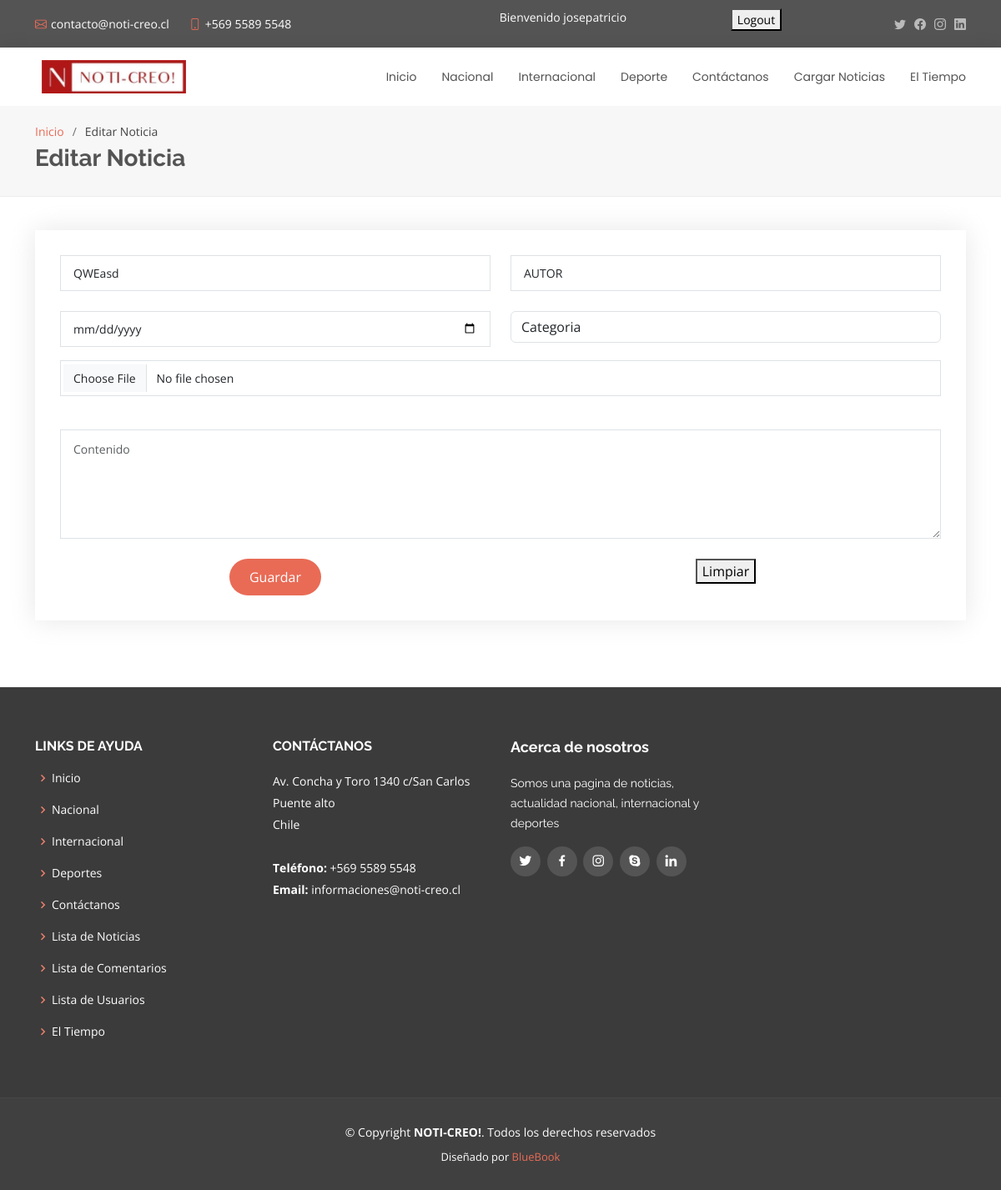
The app's page /editarNoticia/3 (signed in) with its own data.
### core/models.py (models this page shows, shortened)
class Noticia(models.Model):
    TIPO_CATEGORIA = (
        (1, 'Nacional'),
        (2, 'Internacional'),
        (3, 'Deportes')
    )
    titulo = models.CharField(max_length=50)
    autor = models.CharField(max_length=50)
    fechaPubl = models.DateField()
    categoria = models.IntegerField(choices=TIPO_CATEGORIA)
    imagen = models.ImageField(upload_to='media/')
    contenido = models.TextField(max_length=250)

### core/views.py (the view)
# urls.py: path("editarNoticia/<str:pk>", editarNoticia, name="editarNoticia"),
def editarNoticia(request, pk):
    if 'usuario' in request.session:
        usuario = request.session['usuario']
        try:
            noticia = Noticia.objects.get(id=pk)
            context = {
                'noticia' : noticia,
                'usuario': usuario
            }
            return render(request, 'core/editarNoticia.html', context)
        except:
            mensaje = 'Noticia no existe!!!'
            noticias = Noticia.objects.all()
            context = {
                'noticias' : noticias,
                'mensaje' : mensaje,
                'usuario': usuario
            }
            return render(request, 'core/listarNoticia.html', context)
    return HttpResponseRedirect('/accounts/login/')

### core/templates/core/editarNoticia.html (shortened to what this page needs)
{% load static %}
<!DOCTYPE html>
<html lang="en">
<head>
  <link href="{% static 'vendor/animate.css/animate.min.css'%}" rel="stylesheet">
  <link href="{% static 'vendor/bootstrap/css/bootstrap.min.css'%}" rel="stylesheet">
  <link href="{% static 'vendor/bootstrap-icons/bootstrap-icons.css'%}" rel="stylesheet">
  <link href="{% static 'vendor/boxicons/css/boxicons.min.css'%}" rel="stylesheet">
  <link href="{% static 'vendor/glightbox/css/glightbox.min.css'%}" rel="stylesheet">
  <link href="{% static 'vendor/swiper/swiper-bundle.min.css'%}" rel="stylesheet">
  <link href="{% static 'css/style.css'%}" rel="stylesheet">
</head>
<body>
  <section id="topbar" class="d-flex align-items-center">
    <div class="container d-flex justify-content-center justify-content-md-between">
      <div class="contact-info d-flex align-items-center">
        <i class="bi bi-envelope d-flex align-items-center"><a href="https://www.gmail.com/">contacto@noti-creo.cl</a></i>
        <i class="bi bi-phone d-flex align-items-center ms-4"><span>+569 5589 5548</span></i>
      </div>
      <br>
      {% if usuario %}
        <p style="color:white;"> Bienvenido {{ usuario }} </p>
      <form action="{% url 'logout' %}" method="post">
        <button type="submit">Logout</button>
      </form>
      {% endif %}
      <div class="social-links d-none d-md-flex align-items-center">
        <a href="#" class="twitter"><i class="bi bi-twitter"></i></a>
        <a href="#" class="facebook"><i class="bi bi-facebook"></i></a>
        <a href="#" class="instagram"><i class="bi bi-instagram"></i></a>
        <a href="#" class="linkedin"><i class="bi bi-linkedin"></i></a>
      </div>
    </div>
  </section>
  <header id="header" class="d-flex align-items-center">
    <div class="container d-flex justify-content-between align-items-center">
      <div class="logo">
        <h1><img src="{% static 'img/logoNoti.jpeg'%}" alt=""></h1>
      </div>
      <nav id="navbar" class="navbar">
        <ul>
            <li><a href="{% url 'inicio'%}">Inicio</a></li>
            <li><a href="{% url 'nacional'%}">Nacional</a></li>
            <li><a href="{% url 'internacional'%}">Internacional</a></li>
            <li><a href="{% url 'deporte'%}">Deporte</a></li>
            <li><a href="{% url 'contactoForm'%}">Contáctanos</a></li>
            <li><a href="{% url 'cargaNoticia'%}">Cargar Noticias</a></li>
            <li><a href="{% url 'clima'%}">El Tiempo</a></li>
        </ul>
      </nav>
    </div>
  </header>
  <section id="breadcrumbs" class="breadcrumbs">
    <div class="container">
      <ol>
        <li><a href="{% url 'inicio'%}">Inicio</a></li>
        <li>Editar Noticia</li>
      </ol>
      <h2>Editar Noticia</h2>
    </div>
  </section>
  <section id="contact" class="contact">
    <div class="container">
      <div class="row">
        <div class="">
          <form action="/actualizaNoticia" method="POST" enctype="multipart/form-data" role="form" class="php-email-form" data-parsley-validate>
            <div class="row">
              <div class="col-md-6 form-group">
                <input type="text" id="titulo" class="form-control"  name="titulo" placeholder="Titulo" value="{{noticia.titulo}}" required data-parsley-length="[2, 25]">
              </div>
              <div class="col-md-6 form-group">
                <input type="text" id="autor" class="form-control"  name="autor" placeholder="Autor" value="{{noticia.autor}}" required data-parsley-length="[2, 25]">
              </div>
            </div>
            <br>
            <div class="row">
              <div class="col-md-6 form-group">
                <input type="date" name="fecha" class="form-control" id="fecha" min="1920-01-01" max="2024-05-20" placeholder="Tu Teléfono" value="{{noticia.fechaPubl}}" required data-parsley-pattern="^[0-9]+$">
              </div>
              <div class="col-md-6 form-group">
                <select id="categoria" class="form-control" required data-parsley-required>
                  <option selected>Categoria</option>
                </select>
              </div>
            </div>
            <div class="row">
              <div class="form-group mt-3">
                <input type="file" id="image" accept="image/*" class="form-control" name="image" placeholder="Enlaces" required>
              </div>
            </div>
            <br>
            <div class="form-group mt-3">
              <textarea class="form-control" name="contenido" rows="5" placeholder="Contenido" value="{{noticia.autor}}" required data-parsley-length="[50, 250]"></textarea>
            </div>
            <br>
            <div class="row">
              <div class="text-center col-sm-6"><button type="submit">Guardar</button></div>
              <div class="text-center col-sm-6"><button type="reset">Limpiar</button></div>
            </div>
          </form>
        </div>
      </div>
    </div>
  </section>
  <footer id="footer">
    <div class="footer-top">
      <div class="container">
        <div class="row">
          <div class="col-lg-3 col-md-6 footer-links">
            <h4>Links de ayuda</h4>
            <ul>
              <li><i class="bx bx-chevron-right"></i> <a href="{% url 'inicio'%}">Inicio</a></li>
              <li><i class="bx bx-chevron-right"></i> <a href="{% url 'nacional'%}">Nacional</a></li>
              <li><i class="bx bx-chevron-right"></i> <a href="{% url 'internacional'%}">Internacional</a></li>
              <li><i class="bx bx-chevron-right"></i> <a href="{% url 'deporte'%}">Deportes</a></li>
              <li><i class="bx bx-chevron-right"></i> <a href="{% url 'contactoForm'%}">Contáctanos</a></li>
              <li><i class="bx bx-chevron-right"></i> <a href="{% url 'listarNoticia'%}">Lista de Noticias</a></li>
              <li><i class="bx bx-chevron-right"></i> <a href="{% url 'listarComentario'%}">Lista de Comentarios</a></li>
              <li><i class="bx bx-chevron-right"></i> <a href="{% url 'listarUsuario'%}">Lista de Usuarios</a></li>
              <li><i class="bx bx-chevron-right"></i> <a href="{% url 'clima'%}">El Tiempo</a></li>
            </ul>
          </div>
          <div class="col-lg-3 col-md-6 footer-contact">
            <h4>Contáctanos</h4>
            <p>
              Av. Concha y Toro 1340 c/San Carlos
              Puente alto<br>
              Chile <br><br>
              <strong>Teléfono:</strong> +569 5589 5548<br>
              <strong>Email:</strong> informaciones@noti-creo.cl<br>
            </p>
          </div>
          <div class="col-lg-3 col-md-6 footer-info">
            <h3>Acerca de nosotros</h3>
            <p>Somos una pagina de noticias, actualidad nacional, internacional y deportes</p>
            <div class="social-links mt-3">
              <a href="#" class="twitter"><i class="bx bxl-twitter"></i></a>
              <a href="#" class="facebook"><i class="bx bxl-facebook"></i></a>
              <a href="#" class="instagram"><i class="bx bxl-instagram"></i></a>
              <a href="#" class="google-plus"><i class="bx bxl-skype"></i></a>
              <a href="#" class="linkedin"><i class="bx bxl-linkedin"></i></a>
            </div>
          </div>
        </div>
      </div>
    </div>
    <div class="container">
      <div class="copyright">
        &copy; Copyright <strong><span>NOTI-CREO!</span></strong>. Todos los derechos reservados
      </div>
      <div class="credits">
        Diseñado por <a href="https://bootstrapmade.com/">BlueBook</a>
      </div>
    </div>
  </footer>
</body>
</html>

### core/static/css/style.css (style rules this page uses)
body { font-family: "Open Sans", sans-serif; color: #444444; }
a { color: #e96b56; text-decoration: none; }
h1, h2, h3, h4, h5, h6 { font-family: "Raleway", sans-serif; }
#topbar { background: #545454; padding: 10px 0; font-size: 14px; }
#topbar .contact-info i { font-style: normal; color: #e96b56; }
#topbar .contact-info i a, #topbar .contact-info i span { padding-left: 5px; color: #fff; }
#topbar .contact-info i a { line-height: 0; transition: 0.3s; }
#topbar .social-links a { color: #bababa; line-height: 0; transition: 0.3s; margin-left: 10px; }
#header { height: 70px; transition: all 0.5s; z-index: 997; transition: all 0.5s; background: #fff; box-shadow: 0px 0px 20px 0px rgba(0, 0, 0, 0.1); }
#header .logo h1 { font-size: 26px; padding: 0 0 0 8px; margin: 11px 0; line-height: 1; font-weight: 700; letter-spacing: 1px; text-transform: uppercase; font-family: "Poppins", sans-serif; }
#header .logo img { padding: 0; margin: 0; max-height: 40px; }
.navbar { padding: 0; }
.navbar ul { margin: 0; padding: 0; display: flex; list-style: none; align-items: center; }
.navbar li { position: relative; }
.navbar a, .navbar a:focus { display: flex; align-items: center; justify-content: space-between; padding: 10px 0 10px 30px; font-family: "Poppins", sans-serif; font-size: 14px; color: #545454; white-space: nowrap; transition: 0.3s; }
section { padding: 0 0 80px 0; }
.breadcrumbs { padding: 20px 0 20px 0; background: #f7f7f7; border-bottom: 1px solid #ededed; margin-bottom: 40px; }
.breadcrumbs h2 { font-size: 28px; font-weight: 700; color: #545454; }
.breadcrumbs ol { display: flex; flex-wrap: wrap; list-style: none; padding: 0 0 5px 0; margin: 0; font-size: 14px; }
.breadcrumbs ol li+li { padding-left: 10px; }
.breadcrumbs ol li+li::before { display: inline-block; padding-right: 10px; color: #6e6e6e; content: "/"; }
.contact .php-email-form { box-shadow: 0 0 30px rgba(214, 215, 216, 0.6); padding: 30px; }
.contact .php-email-form input, .contact .php-email-form textarea { border-radius: 0; box-shadow: none; font-size: 14px; }
.contact .php-email-form input { padding: 10px 15px; }
.contact .php-email-form textarea { padding: 12px 15px; }
.contact .php-email-form button[type=submit] { background: #e96b56; border: 0; border-radius: 50px; padding: 10px 24px; color: #fff; transition: 0.4s; }
#footer { background: #404040; padding: 0 0 30px 0; color: #fff; font-size: 14px; }
#footer .footer-top { background: #3b3b3b; border-top: 1px solid #474747; border-bottom: 1px solid #474747; padding: 60px 0 30px 0; }
#footer .footer-top .footer-info { margin-bottom: 30px; }
#footer .footer-top .footer-info h3 { font-size: 18px; margin: 0 0 20px 0; padding: 2px 0 2px 0; line-height: 1; font-weight: 700; }
#footer .footer-top .footer-info p { font-size: 14px; line-height: 24px; margin-bottom: 0; font-family: "Raleway", sans-serif; color: #fff; }
#footer .footer-top .social-links a { font-size: 18px; display: inline-block; background: #545454; color: #fff; line-height: 1; padding: 8px 0; margin-right: 4px; border-radius: 50%; text-align: center; width: 36px; height: 36px; transition: 0.3s; }
#footer .footer-top h4 { font-size: 16px; font-weight: bold; color: #fff; text-transform: uppercase; position: relative; padding-bottom: 12px; }
#footer .footer-top .footer-links { margin-bottom: 30px; }
#footer .footer-top .footer-links ul { list-style: none; padding: 0; margin: 0; }
#footer .footer-top .footer-links ul i { padding-right: 2px; color: #ec7f6d; font-size: 18px; line-height: 1; }
#footer .footer-top .footer-links ul li { padding: 10px 0; display: flex; align-items: center; }
#footer .footer-top .footer-links ul li:first-child { padding-top: 0; }
#footer .footer-top .footer-links ul a { color: #fff; transition: 0.3s; display: inline-block; line-height: 1; }
#footer .footer-top .footer-contact { margin-bottom: 30px; }
#footer .footer-top .footer-contact p { line-height: 26px; }
#footer .copyright { text-align: center; padding-top: 30px; }
#footer .credits { padding-top: 10px; text-align: center; font-size: 13px; color: #fff; }

### records on screen
Noticia: titulo "QWEasd", autor "AUTOR", contenido "Contenido"

### other values on screen
{{ usuario }} "josepatricio"
